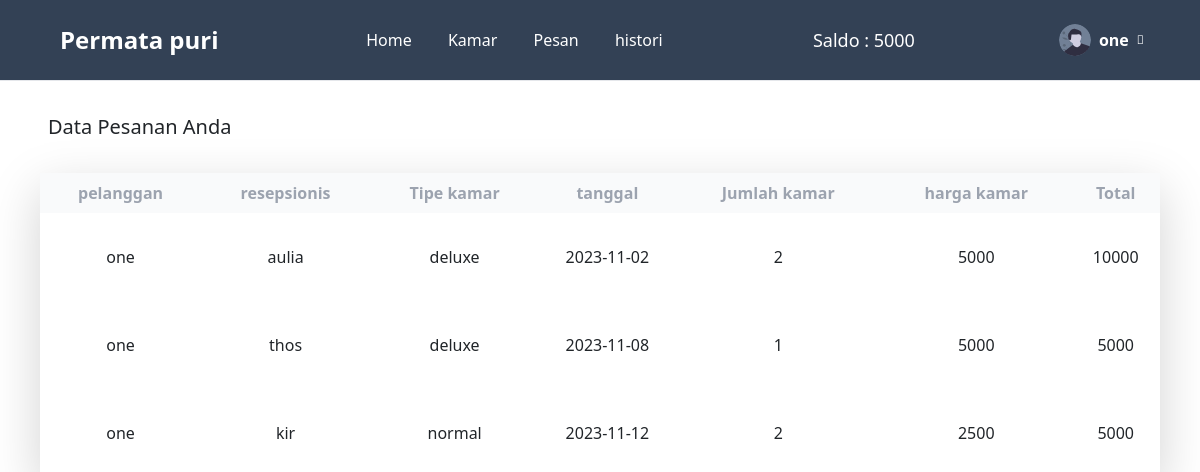
Screenshot of /detiluser.php (signed in) with the database file from the repository.
### tables this page shows
CREATE TABLE `pelanggan` (
  `id` int(255) NOT NULL,
  `username` varchar(255) NOT NULL,
  `email` varchar(255) NOT NULL,
  `password` varchar(255) NOT NULL,
  `kota` varchar(255) NOT NULL,
  `umur` int(255) NOT NULL,
  `saldo` int(11) NOT NULL
);

CREATE TABLE `pesanan` (
  `id` int(11) NOT NULL,
  `ID_pelanggan` int(11) NOT NULL,
  `ID_resepsionis` int(11) NOT NULL,
  `tipe_kamar` enum('normal','deluxe') NOT NULL,
  `tanggal` date NOT NULL,
  `harga` int(11) NOT NULL,
  `status` enum('baru','check_in','check_out') NOT NULL,
  `jumlah` int(11) NOT NULL,
  `total` int(11) NOT NULL
);

CREATE TABLE `user` (
  `id` int(255) NOT NULL,
  `username` varchar(255) NOT NULL,
  `email` varchar(255) NOT NULL,
  `password` varchar(255) NOT NULL,
  `role` enum('admin','resepsionis') NOT NULL
);

### detiluser.php (the view, shortened to what this page needs)
<!DOCTYPE html>
<html lang="en">
<head>
    <script src="https://cdn.tailwindcss.com"></script>
    <link href="https://cdn.jsdelivr.net/npm/bootstrap@5.0.2/dist/css/bootstrap.min.css" rel="stylesheet">
    <link rel="stylesheet" href="https://cdnjs.cloudflare.com/ajax/libs/font-awesome/6.4.2/css/all.min.css">
    <link rel="stylesheet" href="dist/output.css" />
</head>
<body>
    <div class=" justify-between ">
    <div class="flex flex-row flex-wrap items-center bg-slate-700 p-6 border-b border-gray-200 px-14">
      <div class="flex-none w-48 flex flex-row items-center mr-auto">
        <p class="ml-1 flex-1 text-2xl text-white font-bold">Permata puri</p>
      </div>
      <div class=" mr-auto">
        <a href="home_pengguna.php#" class="mb-3 font-medium pr-8 text-base text-white">
            Home
          </a>
          <a href="home_pengguna.php#kamar" class="mb-3 font-medium pr-8 text-base text-white">
            Kamar
          </a>
          <a href="trans.php" class="mb-3 font-medium pr-8 text-base text-white">
            Pesan
          </a>
          <a href="detiluser.php" class="mb-3 font-medium pr-8 text-base text-white">
            histori
          </a>
        </div>
        <div class=" flex items-center ">
        <?php
        include "config.php";
            $qry_pel = mysqli_query($connection,"SELECT * FROM pelanggan where username = '".$_SESSION['username']."' ");
            $data_sal=mysqli_fetch_array($qry_pel)
?>
                <p class=" text-lg font-medium mr-36 text-white "> Saldo : <?=$data_sal['saldo']?></p>
        </div>
      <div class="flex justify-end items-center ">
        <div class="dropdown relative">
          <button class="menu-btn flex flex-wrap items-center">
            <div class="w-8 h-8 overflow-hidden rounded-full">
              <img class="w-full h-full object-cover text-white" src="img/user.svg" />
            </div>
            <div class="ml-2 flex">
              <h1 class="text-base font-semibold m-0 p-0 text-white"><?= $_SESSION['username']?></h1>
              <i class=" text-white fad fa-chevron-down ml-2 my-auto text-xs leading-none"></i>
            </div>
          </button>
        </div>
      </div>
    </div>
</div>
<div class="w-full flex px-6 py-8">
        <p class="text-xl font-medium px-6"> Data Pesanan Anda</p>
    </div>
<div class=" px-10">
          <table class="  table-auto w-full shadow-lg">
                    <thead class="bg-gray-50 text-base font-semibold text-gray-400 px-4">
                        <tr>
                            <th class="p-2 text-center">
                                <div class=" font-semibold">pelanggan</div>
                            </th>
                            <th class="p-2 text-center">
                                <div class=" font-semibold">resepsionis</div>
                            </th>
                            <th class="p-2 text-center">
                                <div class=" font-semibold">Tipe kamar</div>
                            </th>
                            <th class="p-2 text-center">
                                <div class=" font-semibold">tanggal</div>
                            </th>
                            <th class="p-2 text-center">
                                <div class=" font-semibold">Jumlah kamar</div>
                            </th>
                            <th class="p-2 text-center">
                                <div class=" font-semibold">harga kamar</div>
                            </th>
                            <th class="p-2 text-center">
                                <div class=" font-semibold">Total</div>
                            </th>
                        </tr>
                    </thead>
            <?php
            $qry_pesanan = mysqli_query($connection,"SELECT user.username AS username_resepsionis, pelanggan.username AS username_pelanggan, pesanan.* FROM pesanan JOIN user ON user.id=pesanan.ID_resepsionis JOIN pelanggan ON pelanggan.id=pesanan.ID_pelanggan where pesanan.ID_pelanggan = '".$data_sal['id']."' ");
            while($data_pesanan=mysqli_fetch_array($qry_pesanan)){
            ?>
              <div class="">
                <tr class=" py-8">
                    <td class="text-center py-8 my-5"><?=$data_pesanan['username_pelanggan']?></td>
                    <td class="text-center my-5"><?=$data_pesanan['username_resepsionis']?></td>
                    <td class="text-center my-5"><?=$data_pesanan['tipe_kamar']?></td>
                    <td class="text-center my-5"><?=$data_pesanan['tanggal']?></td>
                    <td class=" my-5 text-center"><?=$data_pesanan['jumlah']?></td>
                    <td class=" my-5 text-center"><?=$data_pesanan['harga']?></td>
                   <td class=" text-center my-5"><?=$data_pesanan['total']?></td>
                </tr>
              </div>
            <?php
            }
            ?>
        </table>
      </div>
</body>
</html>

### rows the page displays
pelanggan: saldo "5000"
pesanan: ID_pelanggan.username "one", ID_resepsionis.username "aulia", tipe_kamar "deluxe", tanggal "2023-11-02", jumlah "2", harga "5000", total "10000"
pesanan: ID_pelanggan.username "one", ID_resepsionis.username "thos", tipe_kamar "deluxe", tanggal "2023-11-08", jumlah "1", harga "5000", total "5000"
pesanan: ID_pelanggan.username "one", ID_resepsionis.username "kir", tipe_kamar "normal", tanggal "2023-11-12", jumlah "2", harga "2500", total "5000"

### other values shown
$_SESSION['username'] "one"
